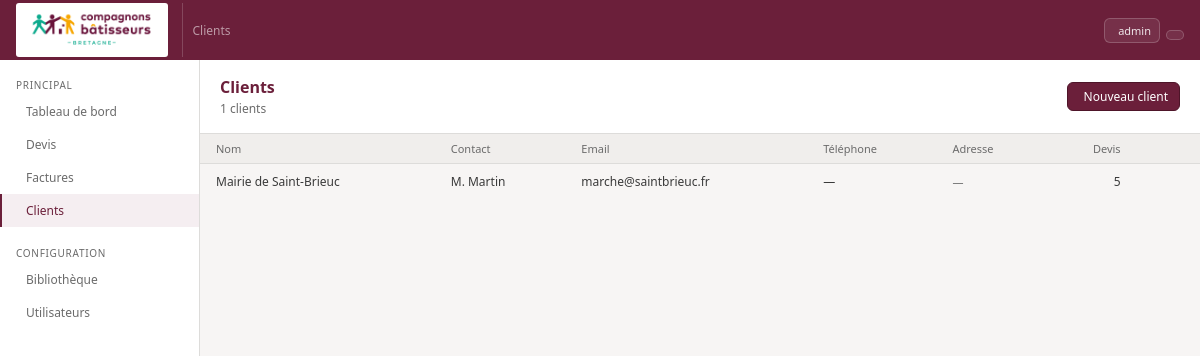
Page /clients/ (signed in) on the committed database.
### core/models.py (models this page shows, shortened)
class ParametresAssociation(models.Model):
    nom = models.CharField(max_length=200, default='Compagnons Bâtisseurs Bretagne')
    siret = models.CharField(max_length=50, blank=True)
    ape = models.CharField(max_length=20, blank=True)
    forme_juridique = models.CharField(
        max_length=100, blank=True, default='Association loi 1901'
    )
    adresse = models.TextField(blank=True)
    email = models.EmailField(blank=True)
    telephone = models.CharField(max_length=50, blank=True)
    site_web = models.URLField(blank=True)
    logo = models.ImageField(
        upload_to='logo/', null=True, blank=True
    )
    couleur_principale = models.CharField(
        max_length=7, default='#6B1F3A',
        help_text="Code hexadécimal ex: #6B1F3A"
    )
    couleur_secondaire = models.CharField(
        max_length=7, default='#2BBFA4',
        help_text="Code hexadécimal ex: #2BBFA4"
    )
    couleur_accent = models.CharField(
        max_length=7, default='#E8A020',
        help_text="Code hexadécimal ex: #E8A020"
    )
    slogan = models.CharField(
        max_length=200, blank=True,
        default='La solidarité, un chantier à partager'
    )
    class Meta:
        verbose_name = 'Paramètres association'
    @classmethod
    def get(cls):
        obj, _ = cls.objects.get_or_create(pk=1)
        return obj

class Client(models.Model):
    nom = models.CharField(max_length=200)
    contact = models.CharField(max_length=200, blank=True)
    email = models.EmailField(blank=True)
    telephone = models.CharField(max_length=50, blank=True)
    adresse = models.TextField(blank=True)
    created_at = models.DateTimeField(auto_now_add=True)
    class Meta:
        ordering = ['nom']
        verbose_name = 'Client'

### core/views.py (the view)
# urls.py: path('clients/', views.clients_list, name='clients'),
@login_required
def clients_list(request):
    clients = Client.objects.all()
    return render(request, 'core/clients.html', {'clients': clients})

### core/context_processors.py (called while the page is built)
def params_association(request):
    return {'params': ParametresAssociation.get()}

### core/templates/core/clients.html (shortened to what this page needs)
{% extends 'core/base.html' %}
{% block nav_clients %}active{% endblock %}
{% block topbar_title %}Clients{% endblock %}
{% block content %}
<div class="page-hd">
  <div><div class="page-title">Clients</div><div class="page-sub">{{ clients|length }} clients</div></div>
  <button onclick="document.getElementById('modal-client').classList.remove('hidden')" class="btn btn-prune"> Nouveau client</button>
</div>
<div style="flex:1;overflow-y:auto">
  <table>
    <thead><tr>
      <th>Nom</th><th>Contact</th><th>Email</th><th>Téléphone</th><th>Adresse</th><th class="num">Devis</th><th></th>
    </tr></thead>
    <tbody>
      {% for c in clients %}
      <tr>
        <td style="font-weight:500">{{ c.nom }}</td>
        <td>{{ c.contact|default:"—" }}</td>
        <td>{{ c.email|default:"—" }}</td>
        <td>{{ c.telephone|default:"—" }}</td>
        <td style="color:var(--gray-md);font-size:11px">{{ c.adresse|default:"—" }}</td>
        <td class="num">{{ c.devis.count }}</td>
        <td style="text-align:right">
          <form method="post" action="{% url 'core:client-delete' c.pk %}" style="display:inline" onsubmit="return confirm('Supprimer {{ c.nom }} ?')">
            <button type="submit" class="ico-btn danger"></button>
          </form>
        </td>
      </tr>
      {% empty %}
      <tr><td colspan="7" style="text-align:center;padding:2rem;color:var(--gray-md)">
        Aucun client.
      </td></tr>
      {% endfor %}
    </tbody>
  </table>
</div>
{% endblock %}

### core/templates/core/base.html (shortened to what this page needs)
<!DOCTYPE html>
<html lang="fr">
<head>
<link rel="stylesheet" href="https://cdn.jsdelivr.net/npm/@tabler/icons-webfont@3.19.0/dist/tabler-icons.min.css"/>
</head>
<body>
<div class="topbar">
  <a href="{% url 'core:dashboard' %}" class="logo-area">
    {% if params.logo %}
      <img src="{{ params.logo.url }}" alt="{{ params.nom }}" style="height:54px;width:auto;background:#fff;border-radius:3px;padding:2px 5px">
    {% endif %}
  </a>
  <div class="topbar-title">{% block topbar_title %}{% endblock %}</div>
  {% if request.user.is_authenticated %}
  <div class="topbar-actions">
    <a href="{% url 'core:profil' %}" class="btn btn-ghost btn-sm">
      {{ request.user.get_full_name|default:request.user.username }}
    </a>
    <form method="post" action="{% url 'core:logout' %}" style="display:inline">
      <button type="submit" class="btn btn-ghost btn-sm" title="Se déconnecter">
      </button>
    </form>
  </div>
  {% endif %}
</div>
<div class="body-wrap">
  <div class="sidebar">
    <div class="nav-sect">Principal</div>
    <a href="{% url 'core:dashboard' %}" class="nav-item {% block nav_dashboard %}{% endblock %}">Tableau de bord</a>
    <a href="{% url 'core:devis-list' %}" class="nav-item {% block nav_devis %}{% endblock %}">Devis</a>
    <a href="{% url 'core:factures-list' %}" class="nav-item {% block nav_factures %}{% endblock %}">Factures</a>
    <a href="{% url 'core:clients' %}" class="nav-item {% block nav_clients %}{% endblock %}">Clients</a>
    <div class="nav-sect">Configuration</div>
    <a href="{% url 'core:biblio' %}" class="nav-item {% block nav_biblio %}{% endblock %}">Bibliothèque</a>
    {% if request.user.is_authenticated %}
      {% with role=request.user.profil.role %}
        {% if role == 'admin' or role == 'responsable' %}
        <a href="{% url 'core:utilisateurs-list' %}" class="nav-item {% block nav_users %}{% endblock %}">
          Utilisateurs
        </a>
        {% endif %}
      {% endwith %}
    {% endif %}
  </div>
  <div class="main">
    {% block content %}{% endblock %}
  </div>
</div>
</body>
</html>

### core/templates/core/base.html (style rules this page uses)
:root { --prune:#6B1F3A;--prune-dk:#4E1529;--prune-lt:#F5EEF1;--prune-bd:#D4A3B5; --teal:#2BBFA4;--teal-dk:#1E9081;--teal-lt:#E8F8F5;--teal-bd:#9DE0D5; --amber:#E8A020;--amber-lt:#FDF3E1; --red:#C0392B;--red-lt:#FDECEB; --gray:#3A3A3A;--gray-md:#6B6B6B;--gray-lt:#F0EEEC;--gray-bd:#DDDCDA; --white:#fff;--bg:#F7F5F4; --f:'Segoe UI',system-ui,sans-serif;--fm:'Courier New',monospace; --r:6px; }
* { box-sizing:border-box;margin:0;padding:0 }
body { font-family:var(--f);font-size:13px;color:var(--gray);background:var(--bg);height:100vh;overflow:hidden;display:flex;flex-direction:column }
input,button,select,textarea { font-family:var(--f) }
button { cursor:pointer }
a { color:inherit;text-decoration:none }
.topbar { background:var(--prune);height:60px;display:flex;align-items:center;padding:0 1rem;gap:10px;flex-shrink:0;z-index:100 }
.logo-area { display:flex;align-items:center;gap:9px;padding-right:14px;border-right:1px solid rgba(255,255,255,.18);text-decoration:none }
.topbar-title { flex:1;font-size:12px;color:rgba(255,255,255,.55) }
.topbar-actions { display:flex;gap:6px;align-items:center }
.body-wrap { display:flex;flex:1;overflow:hidden }
.sidebar { width:200px;background:var(--white);border-right:1px solid var(--gray-bd);display:flex;flex-direction:column;flex-shrink:0;overflow-y:auto }
.main { flex:1;overflow:hidden;display:flex;flex-direction:column }
.nav-sect { font-size:10px;text-transform:uppercase;letter-spacing:.07em;color:var(--gray-md);padding:.9rem 1rem 3px;margin-top:4px }
.nav-item { display:flex;align-items:center;gap:8px;padding:8px 1rem;font-size:12px;color:var(--gray-md);border-left:2px solid transparent;text-decoration:none }
.nav-item.active { color:var(--prune);background:var(--prune-lt);border-left-color:var(--prune);font-weight:500 }
.btn { display:inline-flex;align-items:center;gap:5px;padding:5px 11px;font-size:12px;border-radius:var(--r);border:1px solid var(--gray-bd);background:transparent;color:var(--gray);cursor:pointer;text-decoration:none }
.btn-sm { padding:4px 8px;font-size:11px }
.btn-prune { background:var(--prune);color:#fff;border-color:var(--prune-dk) }
.btn-ghost { border-color:rgba(255,255,255,.2);background:rgba(255,255,255,.08);color:rgba(255,255,255,.88) }
table { width:100%;border-collapse:collapse;font-size:12px }
th { padding:7px 1rem;text-align:left;font-size:11px;font-weight:500;color:var(--gray-md);border-bottom:1px solid var(--gray-bd);background:var(--gray-lt);white-space:nowrap }
td { padding:9px 1rem;border-bottom:1px solid var(--gray-bd);vertical-align:middle }
tbody tr:last-child td { border-bottom:none }
.num { text-align:right;font-variant-numeric:tabular-nums }
.page-hd { padding:1rem 1.25rem;background:var(--white);border-bottom:1px solid var(--gray-bd);display:flex;align-items:center;justify-content:space-between;flex-shrink:0 }
.page-title { font-size:16px;font-weight:600;color:var(--prune) }
.page-sub { font-size:12px;color:var(--gray-md);margin-top:2px }
.ico-btn { background:none;border:none;color:#BBBAB8;padding:3px 5px;border-radius:4px;display:inline-flex;align-items:center;font-size:14px;cursor:pointer }

### rows in the picture
ParametresAssociation: logo (picture)
Client: nom "Mairie de Saint-Brieuc", contact "M. Martin", email "marche@saintbrieuc.fr", telephone "—", adresse "—", devis.count "5"

### other values in the picture
{{ request.user.get_full_name|default:request.user.username }} "admin"
{{ clients|length }} "1"
